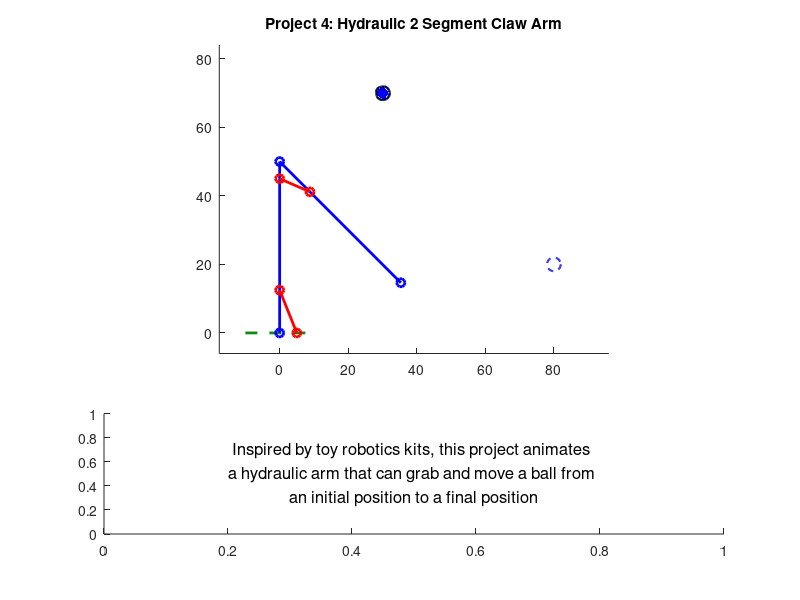

The MATLAB script that drew this image:
function [] = mechanism_Beard_Hall(initX, initY, finalX, finalY, speed)
%% Function Description
%{
This function mechanism_Beard_Hall takes inputs 
______ and animates a
hydraulic robotic claw arm that can move an object.


initX, initY: the initial x and y positions for the object to be moved
finalX, finalY: the position the object should be moved to.
speed: the animation speed, piston length change per second
%}


close all %closes any windows that are open still

%mechanism_Beard_Hall(beta1, beta2, beta3, beta4, speed, L, R0)

% TODO remove before submission but these are placeholders so we can easily
% test
if nargin < 4
        initX = 80;
        initY = 20;
        finalX = 30;
        finalY = 70;
        speed = 3;
    end

%TODO 
%{ 
TODO: add a paragraph explaining how to use the program, a 2 explaining 
how to use the program, along with any relevant background, such as how you
decided on any constant parameters (e.g. "we measured the link lengths from
this bench press on campus; see attached photo"). You may want some parameters
(e.g. some link lengths) to be input by the user, but you could provide default 
values. You get to decide.

Grades based off of:
- originality
- technical difficulty
- execution
- clarity of animation and how to use it
- good documentation

=======

%}

%=============================================================================
%% inputs and constraints

    % initX and initY, coordinates for the object to be moved from

    % finalX and finalY, coordinates for the object to be moved to

    % All coordinate inputs must fall within a semicircle with a radius of the arm's
    % maximum length, ie sum of hardcoded lengths for link 1 and link 2, and
    % both y coordinate inputs must be positive (might be a good idea to
    % have an offset equal to half the height of the movable object for
    % simple math)

%% plot elements:

    %{
    variable legend: 
    
    Given inputs: 
    initX, initY:   the initial x and y positions for the object to be moved
    finalX, finalY: the position the object should be moved to.
    speed:          the animation speed, rads/s of ___(whatever we consider the base link)____
    
        

    Defined within function:

    SCALAR  link1:  fixed length of link 1
    SCALAR  link2:  fixed length of link 2
    
    SCALAR  x0, y0: (fixed origin of link 1)
    

    ARRAY: x1, y1 (end of link 1, changing) 

    %}

% ground, both for the mechanism and maybe the lower limit of where the
% object can be moved to

% link 1, attached to ground

% link 2, attached to end of link 1, other end will be the bucket/claw/etc

% crank 1, input for link 1 angular position, slides along link 1 and is
% fixed to ground

% crank 2, input for link 2 angular position, slides along link 2 and is
% fixed to link 1

% movable object

% grabbing mechanism

% maybe some visual indicators of the initial and final positions (we could have pale dotted objects represent these positions and have the object itself in a brighter solid line colour)

%initialize fixed parameters
link1Lgth = 50;
pst1Link1 = link1Lgth*0.25; %point where piston 1 attaches to link 1 mesaured from ground
pst1Grnd = link1Lgth*0.1; %point where piston 1 attaches to ground measured as distance from arm base/origin
link2Lgth = 50;
pst2Link2 = link2Lgth*0.25; %point where piston 2 attaches to link 2 measured along link 2 from elbow
pst2Link1 = link1Lgth*0.1; %point where piston 2 attaches to link 1 measured along link 1 from elbow


%% PST2LINK1 WILL NEED TO BE SUBTRACTED FROM LINK 1 TO GET RIGHT LENGTH FOR THE PLOT

maxReach = link1Lgth + link2Lgth; %This length, as a diagonal, will be used to establish a square of acceptable coordinates?

%% Arrays, hard coded default position assumes link 1 points straight up and link 2 is at 0 radians from + x axis
%% for the following 2 arrays, first index is the piston or link number, and the second index is the specific position
%% 1 = default position, 2 = initial position of object, 3 = final position
%% Angles needed for calculating piston lengths
linkAng = [pi/2, 0, 0; -pi/4, 0, 0];
%% Piston lengths associated with default, initial, and final positions
pstKeyFrames = [sqrt(pst1Grnd^2+pst1Link1^2-2*pst1Grnd*pst1Link1*cos(linkAng(1,1))),0,0; sqrt(pst2Link1^2+pst2Link2^2-2*pst2Link1*pst2Link2*cos(linkAng(2,1))),0,0];

%% Arrays to be filled with frame specific angle or length data based on 
%% interpolation between values contained in the arrays above
linkPlotAng = zeros(2,0); %link angles
pstPlotLgth = zeros(2,0); %piston lengths
pstPlotAng = zeros(2,0); %piston angles

% Arrays to be filled with coordinate data
% 1st row is x coords, 2nd row is y coords, column is frame
pst1End = zeros(2,0);
pst2Start = zeros(2,0);
pst2End = zeros(2,0);
link1End = zeros(2,0);
link2End = zeros(2,0);

%% position states and motion

%the origin (fixed side of link 1)
x0 = 0;
y0 = 0;

%link 1 initial coordinates
%x1(1) = x0; %TODO PLACEHOLDERS change to depend on angle
%y1(1) = y0 + link1Lgth;

%link 2 coordinates
%x2(1) = x1 + link2Lgth; %TODO PLACEHOLDERS change to depend on angle
%y2(1) = y1;

% initial, moving free end of link 2 from default position to init
% coordinates specified by user

% final, moving links 1 and 2 such that the arm moves smoothly between init
% and final coordinates in a way that is physically possible

% return to default position, go from final position back to default
% position

%% Calculating initial and final position data (CURRENTLY FOR 1ST QUADRANT ONLY)
%% initial position
    %Convert init coordinates to a position vector
    iPosLgth = hypot(initX, initY);
    iPosAng = atan2(initY, initX); %apparently Atan takes y first
    %Calculate link angles from triangle made with init position vector
    linkAng(1,2) = acos((link1Lgth^2 + iPosLgth^2 - link2Lgth^2)/(2*link1Lgth*iPosLgth)) + iPosAng;
    linkAng(2,2) = acos((link1Lgth^2 + link2Lgth^2 - iPosLgth^2)/(2*link1Lgth*link2Lgth));
    %Calculate piston lengths
    pstKeyFrames(1,2) = sqrt(pst1Grnd^2+pst1Link1^2-2*pst1Grnd*pst1Link1*cos(linkAng(1,2)));
    pstKeyFrames(2,2) = sqrt(pst2Link1^2+pst2Link2^2-2*pst2Link1*pst2Link2*cos(linkAng(2,2)));
    
    %superfluous but keeping around just in case
    %{
    %Get the angle of link 2 relative to the positive x axis for plotting
    lnk2PltAng(2) = (link1Ang(2) - 180) + link2Ang(2);
    %Calculate piston angles for plotting
    pst1PltAng(2) = asin((pst1Link1*sin(link1Ang(2)))/pst1KeyFrames(2));
    pst2PltAng(2) = (link1Ang(2) - asin((pst2Link2*sin(link2Ang(2)))/pst2KeyFrames(2))); %relative to positive x axis
    %}
    
%% final position
    %Convert init coordinates to a position vector
    fPosLgth = hypot(finalX, finalY);
    fPosAng = atan2(finalY, finalX);

    %Calculate link angles from triangle made with init position vector
    linkAng(1,3) = acos((link1Lgth^2 + fPosLgth^2 - link2Lgth^2)/(2*link1Lgth*fPosLgth)) + fPosAng;
    linkAng(2,3) = acos((link1Lgth^2 + link2Lgth^2 - fPosLgth^2)/(2*link1Lgth*link2Lgth));

    %Calculate piston lengths
    pstKeyFrames(1,3) = sqrt(pst1Grnd^2+pst1Link1^2-2*pst1Grnd*pst1Link1*cos(linkAng(1,3)));
    pstKeyFrames(2,3) = sqrt(pst2Link1^2+pst2Link2^2-2*pst2Link1*pst2Link2*cos(linkAng(2,3)));
    
    %superfluous but want to keep around just in case
    %{
    %Get the angle of link 2 relative to the positive x axis for plotting
    link2PltAng(3) = (link1Ang(3) - 180) + link2Ang(3);
    %Calculate piston angles for plotting
    pst1PltAng(3) = asin((pst1Link1*sin(link1Ang(3)))/pst1KeyFrames(3));
    pst2PltAng(3) = (link1Ang(3) - asin((pst2Link2*sin(link2Ang(3)))/pst2KeyFrames(2))); %relative to positive x axis
    %}
   
%% Creating frames for animation
    fps = 60; %frames per second [frames/second]
    pstFrameStep = speed/60; %piston length change per frame    


    %% defualt to initial

    %initialize the first frame for this motion
    pstPlotLgth(1,1) = pstKeyFrames(1,1);
    pstPlotLgth(2,1) = pstKeyFrames(2,1);

    %Calculate total required frames based on which piston needs more steps
    %to get into the new position
    diTotal = ceil(max(abs((pstKeyFrames(1,2) - pstKeyFrames(1,1))/pstFrameStep), abs((pstKeyFrames(2,2) - pstKeyFrames(2,1))/pstFrameStep)));
  
    %once for each piston
    for i = 1:2 
        %for tracking when pistons are done moving to the new position
        pstDone = false;
        %for determining whether to increase or decrease a piston
        if pstKeyFrames(i,1) < pstKeyFrames(i,2) %Increase the value if initial is greater than default position
            sign = 1;
        elseif pstKeyFrames(i,1) > pstKeyFrames(i,2) %decrease the value if initial is less than default position
            sign = -1;
        else
            sign = 0;
        end
        %for each frame in the current motion
        for j = 2:diTotal
            %If the current piston isn't in its final position
            if pstDone == false
                %change the position by the step size in the determined
                %direction
                pstPlotLgth(i,j) = pstPlotLgth(i,(j-1)) + pstFrameStep*sign;
            else
                %set the current frame to the same position as the last
                %frame
                pstPlotLgth(i,j) = pstPlotLgth(i,j-1);
            end
            %if current frame's position is within a step size of the
            %initial position
            if abs(pstPlotLgth(i,j) - pstKeyFrames(i,2)) < pstFrameStep
                %Stop moving this piston during this motion
                pstDone = true;
            end
        end
    end

    %% initial to final
    
    %Calculate total required frames based on which piston needs more steps
    %to get into the new position
    ifTotal = ceil(max(abs((pstKeyFrames(1,3) - pstKeyFrames(1,2))/pstFrameStep), abs((pstKeyFrames(2,3) - pstKeyFrames(2,2))/pstFrameStep)));

    %once for each piston
    for i = 1:2 
        %for tracking when pistons are done moving to the new position
        pstDone = false;
        %for determining whether to increase or decrease a piston
        if pstKeyFrames(i,2) < pstKeyFrames(i,3) %Increase the value if final is greater than initial position
            sign = 1;
        elseif pstKeyFrames(i,2) > pstKeyFrames(i,3) %decrease the value if final is less than initial position
            sign = -1;
        else
            sign = 0;
        end
        %for each frame in the current motion
        for j = (diTotal + 1):(diTotal + ifTotal)
            %If the current piston isn't in its final position
            if pstDone == false
                %change the position by the step size in the determined
                %direction
                pstPlotLgth(i,j) = pstPlotLgth(i,(j-1)) + pstFrameStep*sign;
            else
                %set the current frame to the same position as the last
                %frame
                pstPlotLgth(i,j) = pstPlotLgth(i,j-1);
            end
            %if current frame's position is within a step size of the
            %initial position
            if abs(pstPlotLgth(i,j) - pstKeyFrames(i,3)) < pstFrameStep
                %Stop moving this piston during this motion
                pstDone = true;
            end
        end
    end

    %% final back to default

    %Calculate total required frames based on which piston needs more steps
    %to get into the new position
    fdTotal = ceil(max(abs((pstKeyFrames(1,1) - pstKeyFrames(1,3))/pstFrameStep), abs((pstKeyFrames(2,1) - pstKeyFrames(2,3))/pstFrameStep)));
 
    %once for each piston
    for i = 1:2 
        %for tracking when pistons are done moving to the new position
        pstDone = false;
        %for determining whether to increase or decrease a piston
        if pstKeyFrames(i,3) < pstKeyFrames(i,1) %Increase the value if default is greater than final position
            sign = 1;
        elseif pstKeyFrames(i,3) > pstKeyFrames(i,1) %decrease the value if default is less than final position
            sign = -1;
        else
            sign = 0;
        end
        %for each frame in the current motion
        for j = (diTotal + ifTotal + 1):(diTotal + ifTotal + fdTotal)
            %If the current piston isn't in its final position
            if pstDone == false
                %change the position by the step size in the determined
                %direction
                pstPlotLgth(i,j) = pstPlotLgth(i,(j-1)) + pstFrameStep*sign;
            else
                %set the current frame to the same position as the last
                %frame
                pstPlotLgth(i,j) = pstPlotLgth(i,j-1);
            end
            %if current frame's position is within a step size of the
            %initial position
            if abs(pstPlotLgth(i,j) - pstKeyFrames(i,1)) < pstFrameStep
                %Stop moving this piston during this motion
                pstDone = true;
            end
        end
    end
    
    %Calculate angles of all plot elements relative to positive x axis for each
    %frame based on piston lengths
    for i = 1:length(pstPlotLgth)
        pstPlotAng(1,i) = pi - acos((pstPlotLgth(1,i)^2+pst1Grnd^2-pst1Link1^2)/(2*pstPlotLgth(1,i)*pst1Grnd));
        linkPlotAng(1,i) = acos((pst1Link1^2+pst1Grnd^2-pstPlotLgth(1,i)^2)/(2*pst1Link1*pst1Grnd));
        pstPlotAng(2,i) = linkPlotAng(1,i) - acos((pst2Link1^2+pstPlotLgth(2,i)^2-pst2Link2^2)/(2*pst2Link1*pstPlotLgth(2,i)));
        linkPlotAng(2,i) = (linkPlotAng(1,i) - pi) + acos((pst2Link1^2+pst2Link2^2-pstPlotLgth(2,i)^2)/(2*pst2Link1*pst2Link2));
    end

    %calculate per frame plot element coordinates
    for i = 1:length(pstPlotLgth)

        %coordinates of the end of link 1
        link1End(1,i) = link1Lgth*cos(linkPlotAng(1,i));
        link1End(2,i) = link1Lgth*sin(linkPlotAng(1,i));
        
        %coordinates of the end of link 2
        link2End(1,i) = link1Lgth*cos(linkPlotAng(1,i)) + link2Lgth*cos(linkPlotAng(2,i));
        link2End(2,i) = link1Lgth*sin(linkPlotAng(1,i)) + link2Lgth*sin(linkPlotAng(2,i));
        
        
        %coordinates of the end of piston 1, start is fixed at (pst1Grnd, 0)
        pst1End(1,i) = pstPlotLgth(1,i)*cos(pstPlotAng(1,i)) + pst1Grnd;
        pst1End(2,i) = pstPlotLgth(1,i)*sin(pstPlotAng(1,i));
        
        %coordinates of the start of piston 2 along link 1
        pst2Start(1,i) = (link1Lgth - pst2Link1)*cos(linkPlotAng(1,i));
        pst2Start(2,i) = (link1Lgth - pst2Link1)*sin(linkPlotAng(1,i));
        
        %coordinates of the end of piston 2 along link 2
        pst2End(1,i) = (link1Lgth - pst2Link1)*cos(linkPlotAng(1,i)) + pstPlotLgth(2,i)*cos(pstPlotAng(2,i));
        pst2End(2,i) = (link1Lgth - pst2Link1)*sin(linkPlotAng(1,i)) + pstPlotLgth(2,i)*sin(pstPlotAng(2,i));
    end
%% using the calculated values for the obj position array

    %% movable object initialisation
    
    
    %moveable object parameters:
    radius = 2; 
    
    %grabbing num of frames
    num_frames = length(pstPlotLgth);
    
    %initialising positions for ball
    objX = zeros(1, num_frames);
    objY = zeros(1, num_frames);

    %object stays at initial position till picked up
    objX(1:diTotal) = initX;
    objY(1:diTotal) = initY;

    
    %object follows link 2 end coordinates from initial to final
    carry_frames = (diTotal + 1):(diTotal + ifTotal); %frame indices for following link 2
    objX(carry_frames) = link2End(1, carry_frames);
    objY(carry_frames) = link2End(2, carry_frames);

    %obj stays at final position 
    drop_frames = (diTotal + ifTotal):num_frames; %frame indices for final position
    objX(drop_frames) = objX(diTotal + ifTotal);
    objY(drop_frames) = objY(diTotal + ifTotal);
    

    %position matrix for rectangle object acting as ball
    obj_pos = [objX - radius; objY - radius; repmat(2*radius, 1, num_frames); repmat(2*radius, 1, num_frames)];


    %% Possible constraints
%{
    1. Position of ends of link 1 and link 2 must always be in the first 2
    quadrants relative to the origin where link 1 attached to the ground
    2. Input angle for crank 1 must be between 0 and pi rads, while crank 2
    can rotate between 0 and 2 pi rads (one-way or both ways)
    3. Links will only move one at a time
%}


    %{
since link length is fixed, 
    %}



%% Animations
% TODO: move code below this up only when variables are needed further up

%% Creating Figure

    clf %clears figure if this function is run multiple times in a row

     figure('Position', [100, 100, 1200, 800]) %makes the empty figure for the animation
    set(gcf, 'Color', '#D3E2E8'); %makes the background blue


ax1 = subplot(3, 1, [1 2]); %adds the plot, maybe leaving space for a text box at (2 1 2) that can explain ?
hold on %allows everything here to be added to same figure

title('Project 4: Hydraulic 2 Segment Claw Arm');




% Setting reasonable axes
   axis equal % sets axes to equal
        
        % finds appropriate window bounds
        xmin = 1.2 * min([x0, pst1Grnd, initX, finalX, link1End(1,:), link2End(1,:), pst1End(1,:), pst2Start(1,:), pst2End(1,:), objX]);  %uses all x vals    % 120% safety margin on leftmost position of the crank
        xmax = 1.2 * max([x0, pst1Grnd, initX, finalX, link1End(1,:), link2End(1,:), pst1End(1,:), pst2Start(1,:), pst2End(1,:), objX]);     % 120% safety margin on extended position of crank, to be changed
        ymin = 1.2 * min([-5, min([y0, initY, finalY, link1End(2,:), link2End(2,:), pst1End(2,:), pst2Start(2,:), pst2End(2,:), objY])]);               % takes smallest of (lowest crank position or offset), subtracts half r3 for margin
        ymax = 1.2 * max([y0, initY, finalY, link1End(2,:), link2End(2,:), pst1End(2,:), pst2Start(2,:), pst2End(2,:), objY]);               % same as ymin but in positive direction
         
        %axis([xmin, xmax, ymin, ymax])
        xlim([xmin, xmax]);
        ylim([ymin, ymax]);

    % Initial frame
    
        %plot object handles

             % initial and final object positions: (should not move)
             init_object = rectangle('Position', [initX - radius, initY - radius, 2*radius, 2*radius],...
                 'Curvature', [1 1], 'FaceColor', 'w', 'EdgeColor', 'b', 'LineWidth', 1.5, 'LineStyle', '--');

             final_object = rectangle('Position', [finalX - radius, finalY - radius, 2*radius, 2*radius],...
                 'Curvature', [1 1], 'FaceColor', 'w', 'EdgeColor', 'b', 'LineWidth', 1.5, 'LineStyle', '--');

            ground = line([(x0-10) (x0+10)],[0 0],'linewidth', 2,'color','#0C8A11', 'LineStyle', '--'); %plot object for ground, does not need updating per frame

            %plot object handles for animating
            links = plot([x0 link1End(1,1) link2End(1,1)],[y0 link1End(2,1) link2End(2,1)],'-o','linewidth',2, 'Color', 'b'); %plot obejct for rocker arm, spans from p0-p3
            
            piston1 = plot([pst1Grnd pst1End(1,1)],[0 pst1End(2,1)],'-o','linewidth',2, 'Color', 'r'); %plots piston connected to ground

            piston2 = plot([pst2Start(1,1) pst2End(1,1)],[pst2Start(2,1) pst2End(2,1)],'-o','linewidth',2, 'Color', 'r'); %plots piston at link elbow
            

            % moveable object
            m_object = rectangle('Position', obj_pos(:, 1),...
                 'Curvature', [1 1], 'FaceColor', 'b', 'EdgeColor', 'k', 'LineWidth', 1.5);


 ax2 = subplot(3, 1, 3); %text box


        str = {'Inspired by toy robotics kits, this project animates ',... ...
            'a hydraulic arm that can grab and move a ball from ',...
            'an initial position to a final position',...
            };
        
        text(0.5, 0.5, str, ...
            'HorizontalAlignment', 'center', ...
            'VerticalAlignment', 'middle', ...
            'FontSize', 12);
                    
        hold off


%% Frame updates for both plots

    timestep = 1/fps; % fps inverted gives seconds per frame
    for i = 2:length(pstPlotLgth)
        pause(timestep) %shows previous frame for timestep length
                
        %sets objects to next position
        %set(link4,'XData',[x0 x3(n)],'YData',[y0 y3(n)]);   %error in cases
        set(links,'XData',[x0 link1End(1,i) link2End(1,i)],'YData',[y0 link1End(2,i) link2End(2,i)]);
        set(piston1,'XData',[pst1Grnd pst1End(1,i)],'YData',[0 pst1End(2,i)]);
        set(piston2,'XData',[pst2Start(1,i) pst2End(1,i)],'YData',[pst2Start(2,i) pst2End(2,i)]);

        set(m_object, 'Position', obj_pos(:, i));

    end %update end

end %function end
